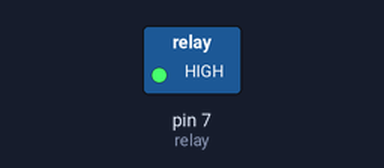
Simulated run of this sketch. Board: Arduino Uno, built with avr-gcc and run on an emulated ATmega328P. Shown: switched loads named in the sketch (green lamp = pin HIGH).

Above: at 1.0 s.
At 3.0 s:
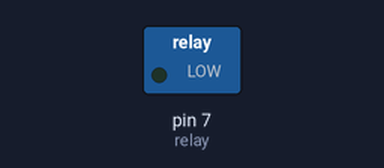
Timing chart, 0 to 5.2 s (numbered marks = the images above):
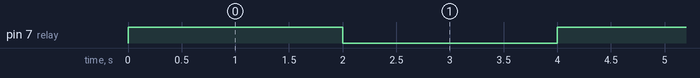

The sketch:

RealyExp5.ino
```cpp
// Aim: To control relay module using Arduino.
// Components: Arduino UNO, Relay module, LED/load.
// Circuit: Relay IN -> Pin 7, VCC -> 5V, GND -> GND.
// Program:
int relay = 7;
void setup() {
pinMode(relay, OUTPUT);
}
void loop() {
digitalWrite(relay, HIGH);
delay(2000);
digitalWrite(relay, LOW);
delay(2000);
}

// RESULT: Relay toggles ON and OFF every 2 seconds.
```

Measured:
- by itself, pin 7 (relay): alternates HIGH for 2.0 s and LOW for 2.0 s
